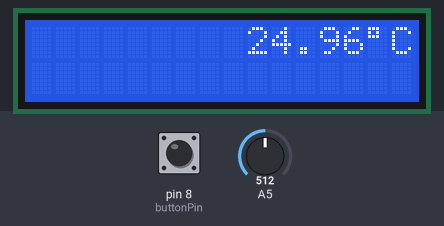
A sketch run on a simulated Arduino Uno, built with avr-gcc and run on an emulated ATmega328P. On the bench: 16×2 character LCD. Inputs (shaded band) come from the test bench; at power-on: pin 8 (buttonPin) HIGH, A5 = 512.

Above: at 1.2 s.
1.3 s: pin 8 (buttonPin) pulled LOW for 0.15 s
At 1.37 s:
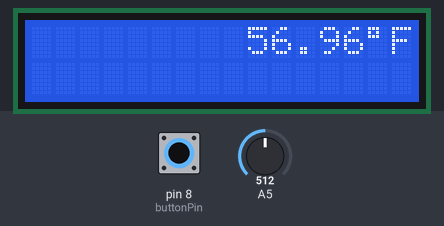
2.9 s: A5 set to 716
At 3.9 s:
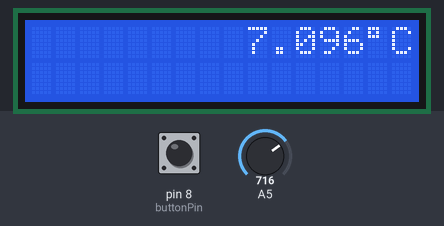
4.4 s: A5 set to 1023
At 5.0 s:
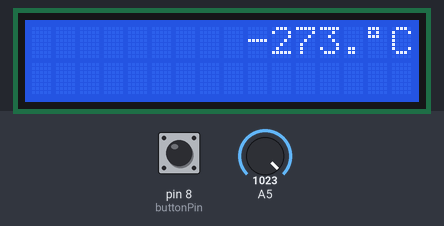
7.4 s: pin 8 (buttonPin) pulled LOW for 1 s
At 8.2 s:
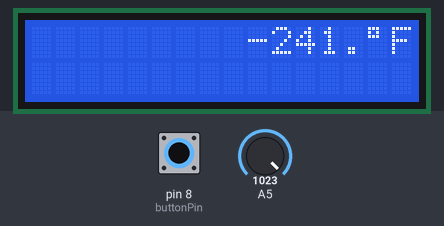
11.4 s: pin 8 (buttonPin) pulled LOW for 0.15 s
14.5 s: A5 set to 900
At 15.5 s:
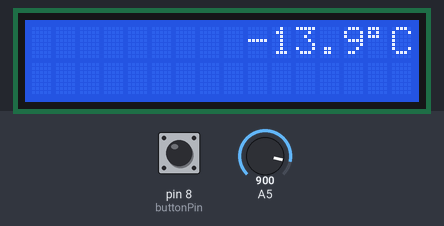
Timing chart, 0 to 17.5 s (numbered marks = the images above; inputs shaded):
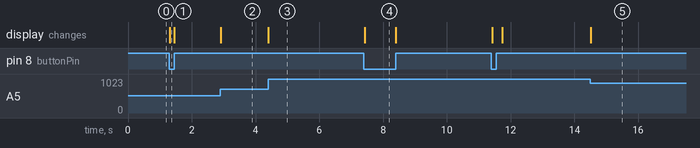

The sketch:

main.ino
```cpp
#include <LiquidCrystal.h>;
int buttonPin = 8;
int Beta = 3950;

const int rs = 12, en = 11, d4 = 5, d5 = 4, d6 = 3, d7 = 2;
LiquidCrystal lcd(rs, en, d4, d5, d6, d7);

void setup() {
  Serial.begin(9600);
  pinMode(buttonPin, INPUT_PULLUP);
  lcd.begin(16,2);
}

void loop() {
  if(digitalRead(buttonPin) == LOW){
    int analogValue = analogRead(A5);
    double quadratic = 1 / (log(1 / (1023. / analogValue - 1)) / Beta + 1.0 / 298.15) - 273.15;
    double fahr = ((9/5) * quadratic) + 32 ;
    lcd.setCursor(9,0);
    lcd.print(fahr);
    lcd.setCursor(14,0);
    lcd.print(char(223));
    lcd.setCursor(15,0);
    lcd.print("F");
  }else{
    int analogValue = analogRead(A5);
    double quadratic = 1 / (log(1 / (1023. / analogValue - 1)) / Beta + 1.0 / 298.15) - 273.15;
    lcd.setCursor(9,0);
    lcd.print(quadratic);
    lcd.setCursor(14,0);
    lcd.print(char(223));
    lcd.setCursor(15,0);
    lcd.print("C");
  }
}
```

Measured:
- after the input at 1.3 s, the display: changes at once (image 1)
- after the input at 2.9 s, the display: changes at once (image 2)
- after the input at 4.4 s, the display: changes at once (image 3)
- after the input at 7.4 s, the display: changes at once (image 4)
- after the input at 14.5 s, the display: changes at once (image 5)
